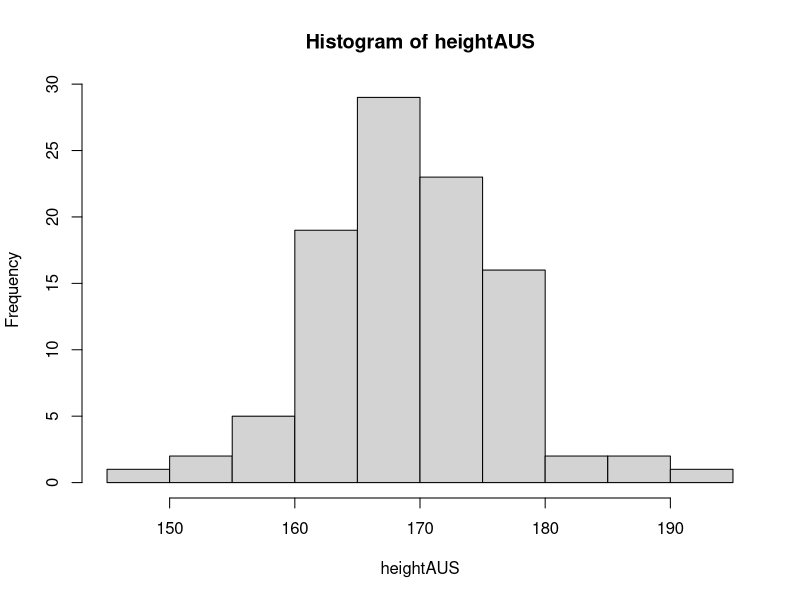
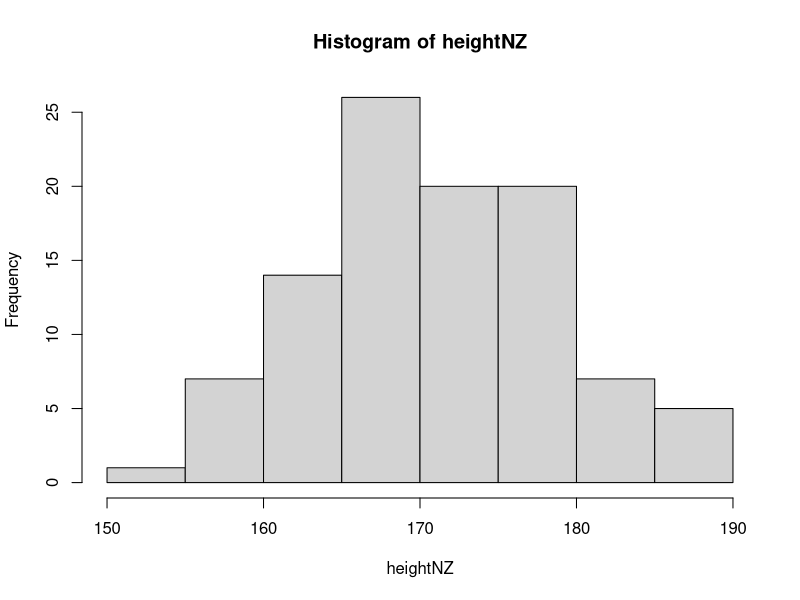
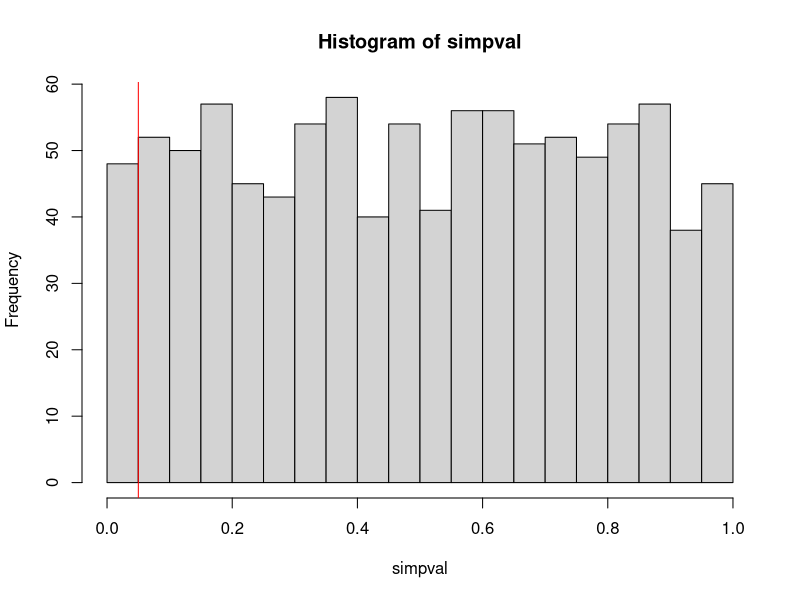
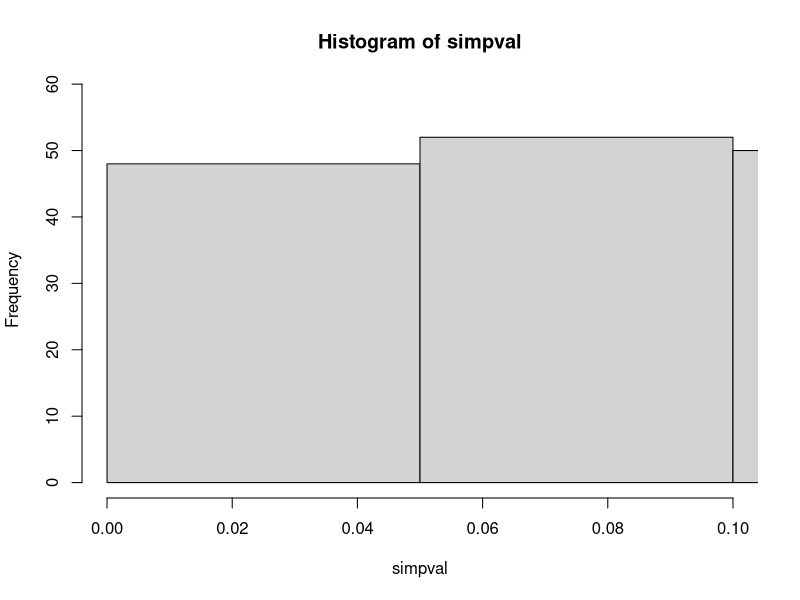

Here is the R script that generated these plots, in order: (Note: this script raises an error after producing the figures.)
# description: Simulation script for R Carpentry - P-values
#
# author: Anne Lyngholm Soerensen
# email: lynganne@gmail.com
# date: 2020-05-18

#### introduction 
# simulate height from australia
nobs <- 100
meanAUS <- 170
sdAUS <- 7
meanNZ <- 170
sdNZ <- 7

set.seed(24062020)
heightAUS <- rnorm(nobs, mean = meanAUS, sd = sdAUS)
heightNZ <- rnorm(nobs, mean = meanNZ, sd = sdNZ)
hist(heightAUS)
hist(heightNZ)

# statistical inference
heightTest <- t.test(heightAUS, heightNZ, var.equal = TRUE)

str(heightTest)
heightTest$p.value

#### p-values
# (uniform distribution under the null) simulate from the null
zval <- rnorm(n=100000, mean = 0, sd = 1)
# proportion of extremes
quantile(zval, p = c(0.025, 0.975))
pnorm(1.96)
qnorm(0.975)

# simulate from the null
nsim <- 1000
simmean <- numeric(length = 1000)
simpval <- numeric(length = 1000)

for (i in 1:nsim){
    heightAUS <- rnorm(nobs, mean = meanAUS, sd = sdAUS)
    heightNZ <- rnorm(nobs, mean = meanNZ, sd = sdNZ)
    simtest <- t.test(heightAUS, heightNZ, var.equal = TRUE)
    simmean[i] <- simtest$estimate[2]-simtest$estimate[1]
    simpval[i] <- simtest$p.value
}

# look at the distribution
hist(simpval, breaks = 30)
abline(v = 0.05, col = "red")
table(simpval < 0.05)/nsim
    
# Try simulating not under the null
meanAUS <- 169
meanAUS <- 165
table(simpval < 0.05)/nsim
hist(simpval, breaks = 30, xlim = c(0,0.1)) # try running 165 a couple of times

# show the dependency on sample size
nobs <- 25

#### Point estimate
diff <- unname(heightTest$estimate[1]-heightTest$estimate[2])

simout <- lazySim(nsim = 1000, nobs = 100, meanAUS = 170, meanNZ = 170,
                  sdAUS = 7, sd = 7)
hist(simout$simmean)
abline(v = diff, col = "red")

#### Confidence interval
# confidence intervals under the null hypothesis
simout <- lazySim(nsim = 1000, nobs = 100, meanAUS = 170, meanNZ = 170,
                  sdAUS = 7, sd = 7)
head(simout)
table(simout$lower < 0 & simout$upper > 0)/nsim

# show a selection of point estimates and confidence intervals
plot(y = 1:5, x = simout$simmean[1:5], pch = 16, cex = 2, xlim = c(-5,5))
points(y = 1:5, x = simout$lower[1:5], col = "blue", cex = 2, pch = 16)
points(y = 1:5, x = simout$upper[1:5], col = "blue", cex = 2, pch = 16)

#### Simulation function

lazySim <- function(nsim, nobs, meanAUS, meanNZ, sdAUS, sdNZ){

    # create the vectors, where we will store the means and p-values
    simmean <- numeric(length = nsim)
    simpval <- numeric(length = nsim)
    simconfint <- matrix(0, ncol = 2, nrow = nsim)

    # run the loop - simulating new data for each i from 1 to nsim 
    for (i in 1:nsim){
        heightAUS <- rnorm(nobs, mean = meanAUS, sd = sdAUS)
        heightNZ <- rnorm(nobs, mean = meanNZ, sd = sdNZ)
        simtest <- t.test(heightAUS, heightNZ, var.equal = TRUE)
        simmean[i] <- simtest$estimate[1]-simtest$estimate[2]
        simpval[i] <- simtest$p.value
        simconfint[i,] <- simtest$conf.int
    }

    # return a data frame
    return(data.frame(simmean, simpval, "lower" = simconfint[,1], "upper" = simconfint[,2]))
}
